Frame 1 (no input): blank canvas, image omitted
Frame 60 (the mouse pressed at the canvas centre just before this capture): blank canvas, image omitted
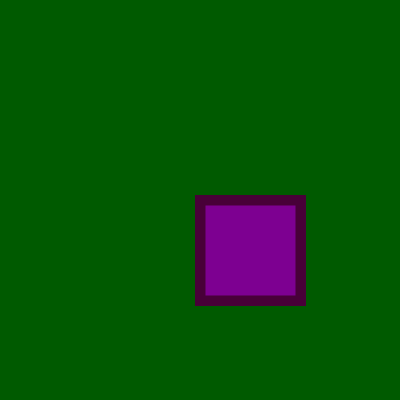
Frame 120 (the mouse held since frame 60 and released just before this capture)

The Processing sketch whose frames 1 and 60 were blank and that drew this single picture after the mouse press (run headless with seeded random() and noise(); from frame 60 on, the mouse is pressed at the canvas centre):

// Processing sketch: processing_504
// ── processing_504.pde

void setup()
{
size(400, 400);
background(0, 90, 0);
smooth();
}

void draw() {
stroke(72, 0, 56);
strokeWeight (10);
fill (125,0,145);

if(mousePressed) {
rect(mouseX, mouseY, pmouseX/2, pmouseY/2);
}
}
